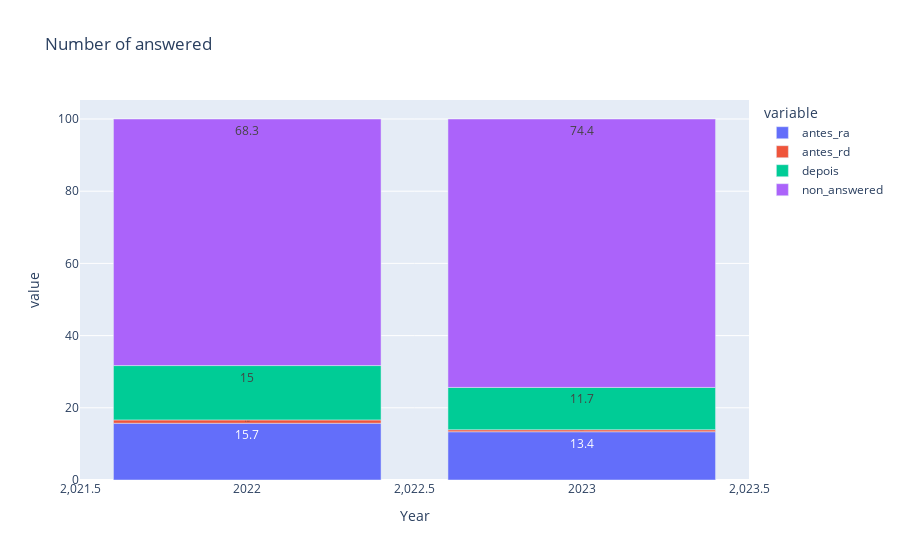

Notebook cell for this chart:
### Code cell
total_22 = len(antes22) + len(depois22)
qtd_non_answered_22 = len(antes22[antes22.bool_answered == "0"]) + len(depois22[depois22.bool_answered == "0"])

total_23 = len(antes23) + len(depois23)
qtd_non_answered_23 = len(antes23[antes23.bool_answered == "0"]) + len(depois23[depois23.bool_answered == "0"])

qtd_answered_df = [
    [2022, total_22, (len(antes22_ra)/total_22)*100, (len(antes22_rd)/total_22)*100, (len(depois22[depois22.bool_answered=="1"])/total_22)*100, (qtd_non_answered_22/total_22)*100],
    [2023, total_23, (len(antes23_ra)/total_23)*100, (len(antes23_rd)/total_23)*100, (len(depois23[depois23.bool_answered=="1"])/total_23)*100, (qtd_non_answered_23/total_23)*100]
]     

df = pd.DataFrame(qtd_answered_df, columns=['Year', 'Total', 'antes_ra', 'antes_rd', 'depois', 'non_answered'])

fig = px.bar(df, x="Year", y=['antes_ra', 'antes_rd', 'depois', 'non_answered'], title="Number of answered", text_auto='.3')
fig.show()

### Figure 1 — Plotly figure (JSON) as saved in the notebook; plotly's stock layout.template omitted (floating-point values rounded to 4 significant figures)
{"data": [{"alignmentgroup": "True", "hovertemplate": "variable=antes_ra<br>Year=%{x}<br>value=%{y}<extra></extra>", "legendgroup": "antes_ra", "marker": {"color": "#636efa", "pattern": {"shape": ""}}, "name": "antes_ra", "offsetgroup": "antes_ra", "orientation": "v", "showlegend": true, "textposition": "auto", "texttemplate": "%{y:.3}", "type": "bar", "x": [2022, 2023], "xaxis": "x", "y": [15.73, 13.36], "yaxis": "y"}, {"alignmentgroup": "True", "hovertemplate": "variable=antes_rd<br>Year=%{x}<br>value=%{y}<extra></extra>", "legendgroup": "antes_rd", "marker": {"color": "#EF553B", "pattern": {"shape": ""}}, "name": "antes_rd", "offsetgroup": "antes_rd", "orientation": "v", "showlegend": true, "textposition": "auto", "texttemplate": "%{y:.3}", "type": "bar", "x": [2022, 2023], "xaxis": "x", "y": [0.9206, 0.5572], "yaxis": "y"}, {"alignmentgroup": "True", "hovertemplate": "variable=depois<br>Year=%{x}<br>value=%{y}<extra></extra>", "legendgroup": "depois", "marker": {"color": "#00cc96", "pattern": {"shape": ""}}, "name": "depois", "offsetgroup": "depois", "orientation": "v", "showlegend": true, "textposition": "auto", "texttemplate": "%{y:.3}", "type": "bar", "x": [2022, 2023], "xaxis": "x", "y": [15.05, 11.72], "yaxis": "y"}, {"alignmentgroup": "True", "hovertemplate": "variable=non_answered<br>Year=%{x}<br>value=%{y}<extra></extra>", "legendgroup": "non_answered", "marker": {"color": "#ab63fa", "pattern": {"shape": ""}}, "name": "non_answered", "offsetgroup": "non_answered", "orientation": "v", "showlegend": true, "textposition": "auto", "texttemplate": "%{y:.3}", "type": "bar", "x": [2022, 2023], "xaxis": "x", "y": [68.3, 74.36], "yaxis": "y"}], "layout": {"barmode": "relative", "legend": {"title": {"text": "variable"}, "tracegroupgap": 0}, "title": {"text": "Number of answered"}, "xaxis": {"anchor": "y", "domain": [0, 1], "title": {"text": "Year"}}, "yaxis": {"anchor": "x", "domain": [0, 1], "title": {"text": "value"}}}}
